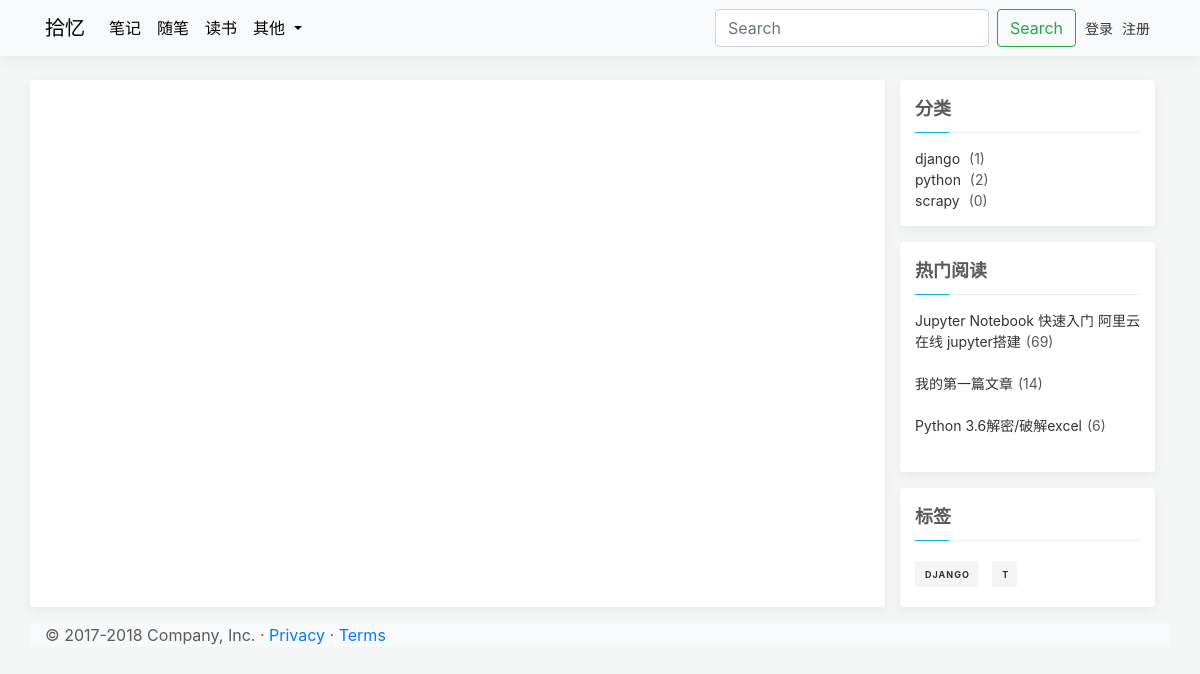
The page /tag/t/ on the database its author committed.
### apps/blog/models.py (models this page shows, shortened)
class Category(models.Model):
    name = models.CharField(verbose_name='类别名称', max_length=64)
    created_time = models.DateTimeField(verbose_name='创建时间', default=now)
    last_mod_time = models.DateTimeField(verbose_name='修改时间', default=now)
    class Meta:
        ordering = ['name']
        verbose_name = "类别名称"
        verbose_name_plural = '分类列表'
        db_table = "category"  # 数据库表名
    def __str__(self):
        return self.name

class Article(models.Model):
    STATUS_CHOICES = (
        ('d', '草稿'),
        ('p', '发表'),
    )
    title = models.CharField(verbose_name='标题', max_length=100)
    content = models.TextField(verbose_name='正文', blank=True, null=True)
    status = models.CharField(verbose_name='状态', max_length=1, choices=STATUS_CHOICES, default='p')
    views = models.PositiveIntegerField(verbose_name='浏览量', default=0)
    created_time = models.DateTimeField(verbose_name='创建时间', default=now)
    pub_time = models.DateTimeField(verbose_name='发布时间', blank=True, null=True)
    last_mod_time = models.DateTimeField(verbose_name='修改时间', default=now)
    category = models.ForeignKey(Category, verbose_name='分类', on_delete=models.CASCADE, blank=False, null=False)
    tags = models.ManyToManyField(Tag, verbose_name='标签集合', blank=True)
    class Meta:
        ordering = ['-pub_time']  # 按文章创建日期降序
        verbose_name = '文章'  # 指定后台显示模型名称
        verbose_name_plural = '文章列表'  # 指定后台显示模型复数名称
        db_table = 'article'  # 数据库表名
        get_latest_by = 'created_time'

class Tag(models.Model):
    name = models.CharField(verbose_name='标签名', max_length=64)
    created_time = models.DateTimeField(verbose_name='创建时间', default=now)
    last_mod_time = models.DateTimeField(verbose_name='修改时间', default=now)
    def __str__(self):
        return self.name
    class Meta:
        ordering = ['name']
        verbose_name = '标签名称'  # 指定后台显示模型名称
        verbose_name_plural = '标签列表'  # 指定后台显示模型复数名称
        db_table = "tag"  # 数据库表名

### apps/blog/views.py (the view)
# urls.py: path('tag/<str:tag>/', views.search_tag, name='search_tag'),  # 标签搜索
def search_tag(request, tag):  # 标签搜索
    posts = Article.objects.filter(tags__name__contains=tag)
    paginator = Paginator(posts, settings.PAGE_NUM)  # 每页显示数量
    try:
        page = request.GET.get('page')  # 获取URL中page参数的值
        post_list = paginator.page(page)
    except PageNotAnInteger:
        post_list = paginator.page(1)
    except EmptyPage:
        post_list = paginator.page(paginator.num_pages)
    return render(request, 'tag.html',
                  {'post_list': post_list, 'category_list': categories, 'hot_articles': hot_articles, 'tag_list': tags,
                   'tag': tag})

### templates/tag.html (shortened to what this page needs)
{% extends '_base.html' %}
{% load static %}
{% block head %}
    <link rel="stylesheet" type="text/css" href="{% static 'css/home.css' %}"/>
{% endblock %}
{% block content %}
    <div class="container">
        <div class="row">
            <div class="col-md-9 tyq-box">
            </div>
            <div class="col-md-3">
                <div class="tyq-box">
                    <div class="tyq-title ">分类</div>
                    <ul class="tyq-ul">
                        {% for category in category_list %}
                            <li><a href ="{% url 'category_menu' category.id%}">{{ category }}</a> ({{ category.article_set.all.count }})</li>
                        {% endfor %}
                    </ul>
                </div>
                  <div class="tyq-box mt-3">
                    <div class="tyq-title">热门阅读</div>
                    <ul class="tyq-ul">
                               {% for article in hot_articles %}
                        <li>
                            <a href="{% url 'detail' id=article.id %}"
                               style="text-decoration: none">{{article.title }}</a>({{ article.views }})
                        </li>
                                   <br>
                    {% empty %}
                        暂无热门阅读！
                    {% endfor %}
                    </ul>
                </div>
                <div class="tyq-box  mt-3">
                    <div class="tyq-title">标签</div>
                    <div class="tyq-tag">
                        {% for  tag in tag_list  %}
                 <a href="{% url 'search_tag' tag %}">{{ tag }}</a>
                                {% endfor %}
                    </div>
                </div>
            </div>
        </div>
    </div>
{% endblock %}

### static/css/base.css (style rules this page uses)
body { padding-top: 5rem; padding-bottom: 3rem; color: #5a5a5a; line-height: 1.5; background: #f4f5f5; }
.tyq-ul { list-style: none !important; margin: 0; padding: 0; font-size: 14px; }
.tyq-ul a { color: #333333; margin-right: 5px; transition: all 0.5s; text-decoration: none !important; outline: none !important; }

### static/css/home.css (style rules this page uses)
.tyq-title { font-weight: 600; text-transform: uppercase; position: relative; font-size: 18px; }
.tyq-title::before { content: ""; display: block; position: absolute; bottom: 0; width: 100%; border-bottom: 1px solid #eee; }
.tyq-title::after { content: ""; display: block; position: relative; z-index: 1; bottom: 0; width: 15%; border-bottom: 1px solid #0db3e3; margin: 10px auto 15px 0px; }
.tyq-tag > a { background: #f5f5f5; border-radius: 2px; color: #303133; font-weight: 700; display: inline-block; font-size: 9px; letter-spacing: 1px; margin: 5px 10px 5px 0; padding: 7px 8px 5px 10px; text-transform: uppercase; transition: all 0.5s; }
.tyq-box { background: #ffffff; padding: 15px; box-shadow: 0 0.25rem 0.75rem rgba(0, 0, 0, .05) !important; border-radius: .25rem!important; margin-bottom: 1rem }

### rows shown on the page
Category: name "django", article_set.all.count "1"
Category: name "python", article_set.all.count "2"
Category: name "scrapy", article_set.all.count "0"
Article: title "Jupyter Notebook 快速入门 阿里云在线 jupyter搭建", views "69"
Article: title "我的第一篇文章", views "14"
Article: title "Python 3.6解密/破解excel", views "6"
Tag: name "DJANGO"
Tag: name "T"
